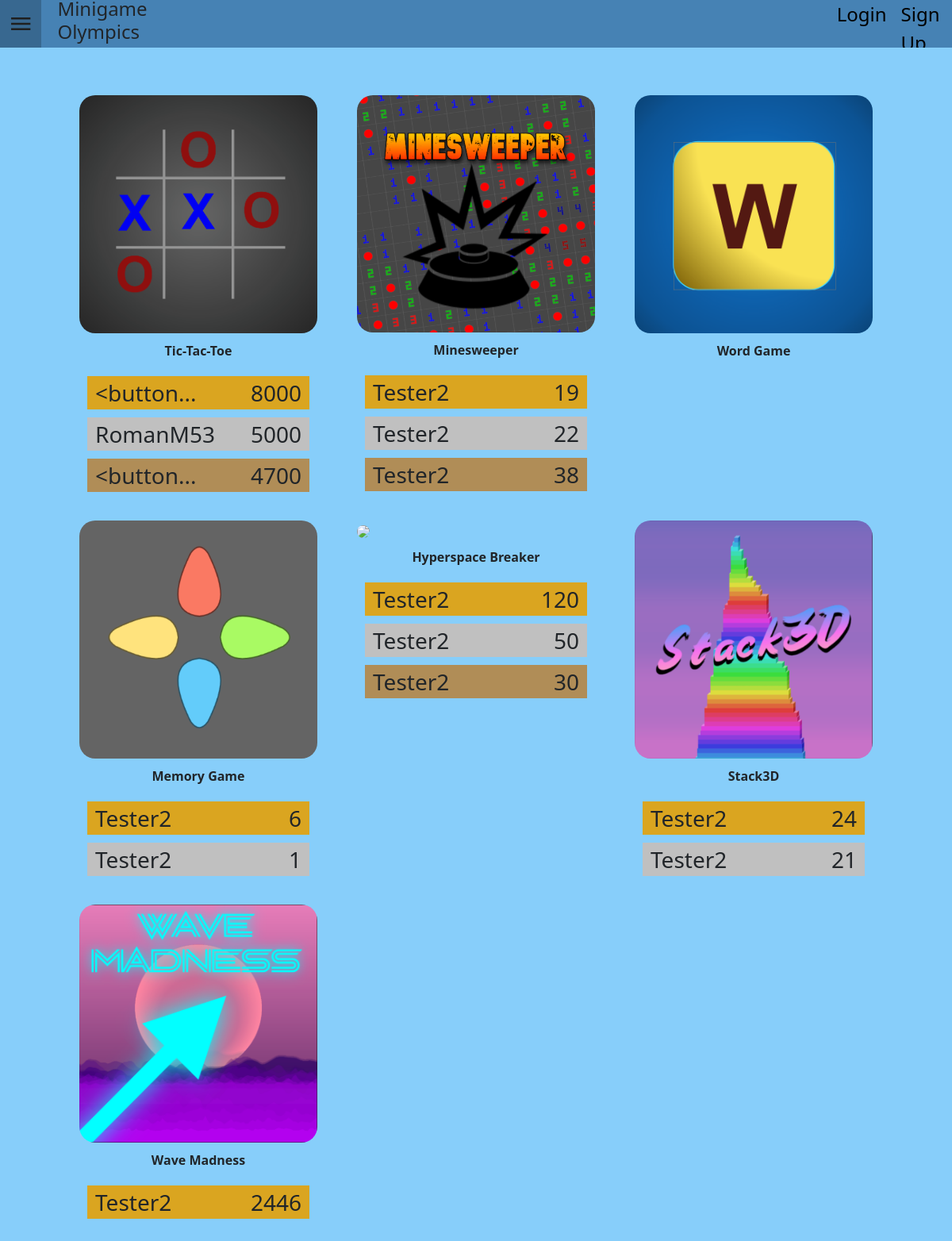
Before: /games/menu with the older database file.
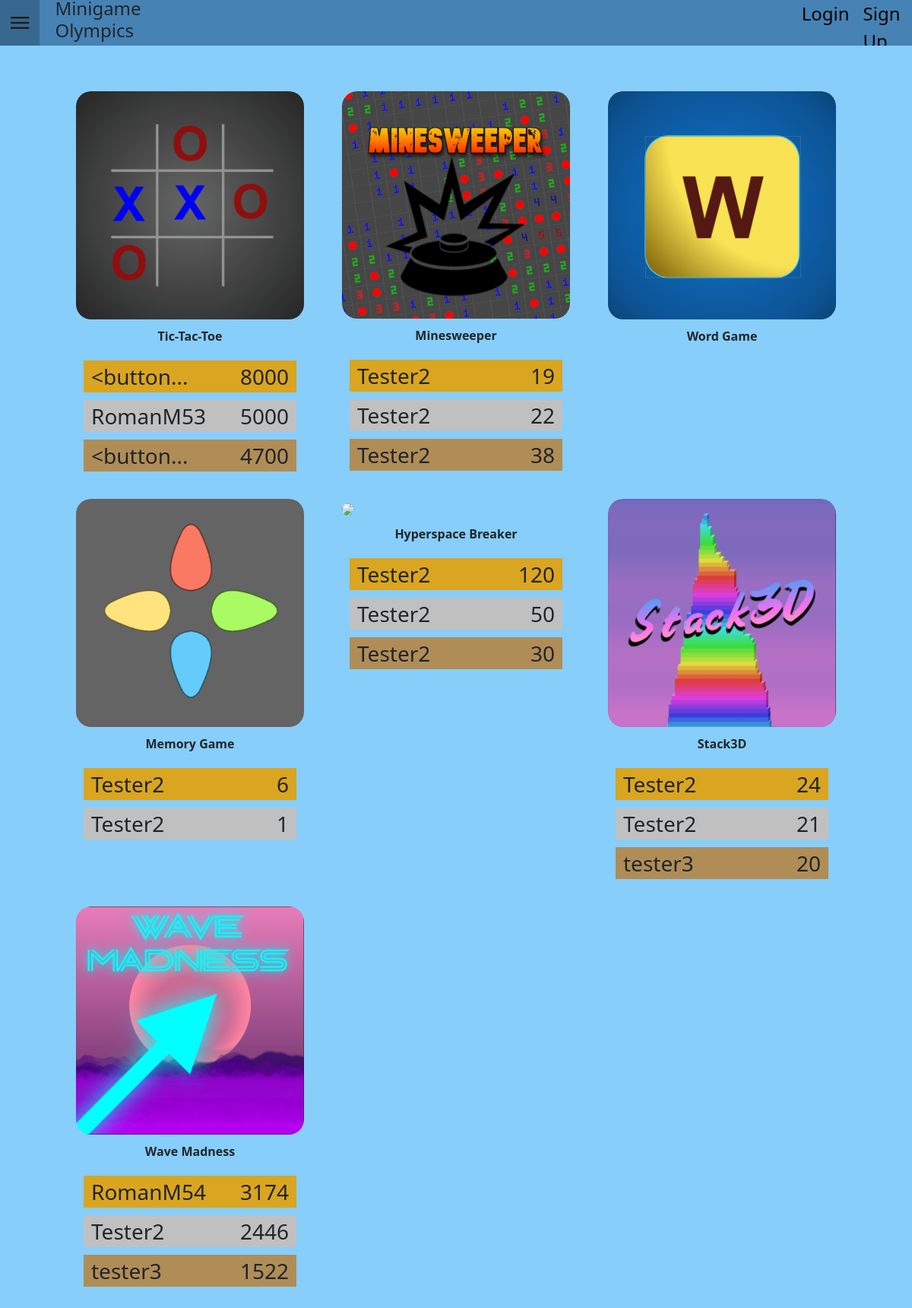
After: the same page with the newer database file.
### models.py (models this page shows, shortened)
class Score(Base):
    __tablename__ = "scores"
    id: Mapped[int] = mapped_column(Integer, primary_key=True, index=True)
    game: Mapped[str] = mapped_column(String(100), nullable=False)
    val: Mapped[int] = mapped_column(Integer, nullable=False)
    user_id: Mapped[int] = mapped_column(
        ForeignKey("users.id"),
        nullable=False,
        index=True,
    )
    date_posted: Mapped[datetime] = mapped_column(
        DateTime(timezone=True),
        default=lambda: datetime.now(UTC),
    )
    username: Mapped[User] = relationship(back_populates="scores")

class User(Base):
    __tablename__ = "users"
    id: Mapped[int] = mapped_column(Integer, primary_key=True, index=True)
    username: Mapped[str] = mapped_column(String(50), unique=True, nullable=False)
    email: Mapped[str] = mapped_column(String(120), unique=True, nullable=False)
    image_file: Mapped[str | None] = mapped_column(
        String(200),
        nullable=True,
        default = None,
    )
    password_hash: Mapped[str] = mapped_column(String(200), nullable=False)
    scores: Mapped[list[Score]] = relationship(back_populates="username", cascade="all, delete-orphan",)

### main.py (the view)
@app.get("/games/menu", include_in_schema=False)
async def game_homepage(request: Request, db: Annotated[AsyncSession, Depends(get_db)]):
    gameLeaderboards = list()
    script = "script.js"
    for game in games:
        if(game.get("title") == "Minesweeper"):
            result = await db.execute(select(models.Score).where(models.Score.game == game.get("title")).order_by(models.Score.val).limit(3).options(selectinload(models.Score.username)))
            score = result.scalars().all()
            gameLeaderboards.append(score)
        else:
            result = await db.execute(select(models.Score).where(models.Score.game == game.get("title")).order_by(models.Score.val.desc()).limit(3).options(selectinload(models.Score.username)))
            score = result.scalars().all()
            gameLeaderboards.append(score)
    return templates.TemplateResponse(
        request,
        "home.html",
        {"script": script, "tttList": gameLeaderboards[0], "msList": gameLeaderboards[1], "wgList": gameLeaderboards[2], "mgList": gameLeaderboards[3], "hbList": gameLeaderboards[4], "sdList": gameLeaderboards[5], "wmList": gameLeaderboards[6]},
    )

### templates/home.html (shortened to what this page needs)
{% extends "layout.html" %}
{% block content %}
    <main>
        <div class="game">
            <a href=" {{ url_for('game_page', game_id='1')}}">
                <img class="appIcon" src=" {{ url_for('media', path='icons/tictactoe.png') }} ">
            </a>
            <div class ="title">Tic-Tac-Toe</div>
            <ul class="top3">
                {% for entry in tttList %}
                <li class="entry"><span style="margin-left:10px">{{ entry.username.username | truncate(10) }}</span><span style="margin-right: 10px;">{{ entry.val }}</span></li>
                {% endfor %}
            </ul>
        </div>
        <div class="game">
            <a href=" {{ url_for('game_page', game_id='2')}} ">
                <img class="appIcon" src=" {{ url_for('media', path='icons/Minesweeper.png') }} ">
            </a>
            <div class ="title">Minesweeper</div>
            <ul class="top3">
                {% for entry in msList %}
                <li class="entry"><span style="margin-left:10px">{{ entry.username.username | truncate(16) }}</span><span style="margin-right: 10px;">{{ entry.val }}</span></li>
                {% endfor %}
            </ul>
        </div>
        <div class="game">
            <a href=" {{ url_for('game_page', game_id='3')}} ">
                <img class="appIcon" src=" {{ url_for('media', path='icons/wordgame.png') }} ">
            </a>
            <div class ="title">Word Game</div>
            <ul class="top3">
            </ul>
        </div>
        <div class="game">
            <a href=" {{ url_for('game_page', game_id='4')}} ">
                <img class="appIcon" src=" {{ url_for('media', path='icons/MemoryGame.png') }} ">
            </a>
            <div class ="title">Memory Game</div>
            <ul class="top3">
                {% for entry in mgList %}
                <li class="entry"><span style="margin-left:10px">{{ entry.username.username | truncate(16) }}</span><span style="margin-right: 10px;">{{ entry.val }}</span></li>
                {% endfor %}
            </ul>
        </div>
        <div class="game">
            <a href=" {{ url_for('game_page', game_id='5')}} ">
                <img class="appIcon" src=" {{ url_for('media', path='icons/HyperspaceBreaker.png') }} ">
            </a>
            <div class ="title">Hyperspace Breaker</div>
            <ul class="top3">
                {% for entry in hbList %}
                <li class="entry"><span style="margin-left:10px">{{ entry.username.username | truncate(16) }}</span><span style="margin-right: 10px;">{{ entry.val }}</span></li>
                {% endfor %}
            </ul>
        </div>
        <div class="game">
            <a href=" {{ url_for('game_page', game_id='6')}} ">
                <img class="appIcon" src=" {{ url_for('media', path='icons/Stack3D.png') }} ">
            </a>
            <div class ="title">Stack3D</div>
            <ul class="top3">
                {% for entry in sdList %}
                <li class="entry"><span style="margin-left:10px">{{ entry.username.username | truncate(16) }}</span><span style="margin-right: 10px;">{{ entry.val }}</span></li>
                {% endfor %}
            </ul>
        </div>
        <div class="game">
            <a href=" {{ url_for('game_page', game_id='7')}} ">
                <img class="appIcon" src=" {{ url_for('media', path='icons/WaveMadness.png') }} ">
            </a>
            <div class ="title">Wave Madness</div>
            <ul class="top3">
                {% for entry in wmList %}
                <li class="entry"><span style="margin-left:10px">{{ entry.username.username | truncate(16) }}</span><span style="margin-right: 10px;">{{ entry.val }}</span></li>
                {% endfor %}
            </ul>
        </div>
    </main>
{% endblock content %}

Changed rows visible on the page:
added Score: username.username "tester3", val "20"
added Score: username.username "RomanM54", val "3174"
added Score: username.username "tester3", val "1522"
